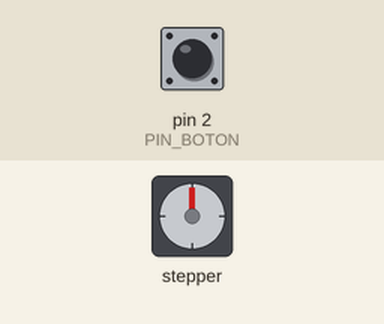
A sketch run on a simulated Arduino Uno, built with avr-gcc and run on an emulated ATmega328P. Shown: stepper motor. Wiring (inferred from the names in the program): stepper motor driver (200 steps per turn assumed): step pin 5; direction pin 4. The inputs (shaded band) are chosen by the test bench; at power-on: pin 2 (PIN_BOTON) HIGH.

Above: at 1.2 s.
1.3 s: pin 2 (PIN_BOTON) pulled LOW for 0.15 s
At 2.3 s:
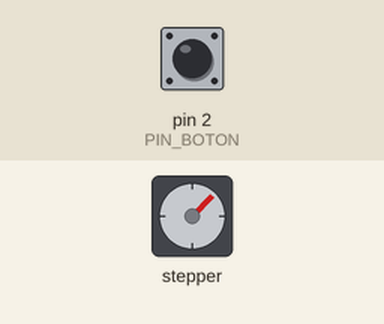
2.9 s: pin 2 (PIN_BOTON) pulled LOW for 1 s
At 3.5 s:
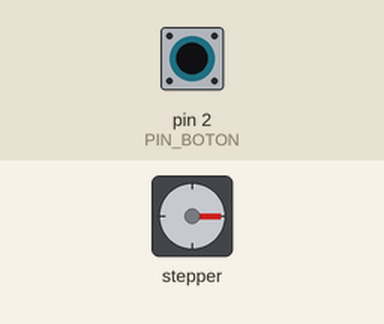
5.4 s: pin 2 (PIN_BOTON) pulled LOW for 0.15 s
At 6.7 s:
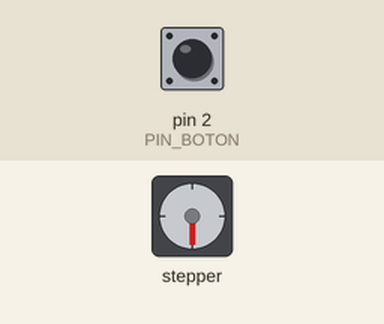
7.1 s: pin 2 (PIN_BOTON) pulled LOW for 3.2 s
At 8.1 s:
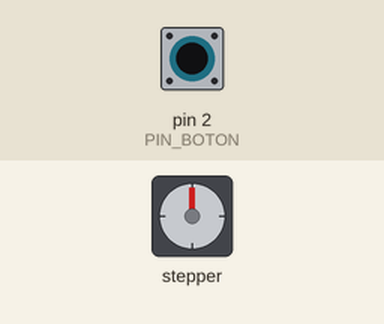
Timing chart, 0 to 10.1 s (numbered marks = the images above; inputs shaded):
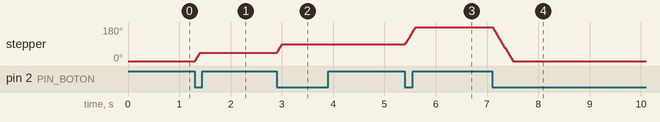

Measured:
- after the input at 1.3 s, stepper: turns 45° clockwise in 0.10 s, starting at once
- after the input at 2.9 s, stepper: turns 45° clockwise in 0.10 s, starting at once
- after the input at 5.4 s, stepper: turns 90° clockwise in 0.20 s, starting at once
- after the input at 7.1 s, stepper: turns 180° counter-clockwise in 0.40 s, starting at once

The sketch:

Practica2.ino
```cpp
const int PIN_STEP = 5, PIN_DIR = 4, PIN_BOTON = 2;

int posicionActual = 0;  // Posición actual en pasos
int anguloActual = 0;    // 0 = 0°, 1 = 45°, 2 = 90°, 3 = 180°
bool ultimoBoton = HIGH;

void setup() {
  pinMode(PIN_STEP, OUTPUT);
  pinMode(PIN_DIR, OUTPUT);
  pinMode(PIN_BOTON, INPUT_PULLUP);
}

void loop() {
  bool boton = digitalRead(PIN_BOTON);

  // Al presionar el botón
  if (boton == LOW && ultimoBoton == HIGH) {

    // 1. Cambiar al siguiente ángulo
    anguloActual = anguloActual + 1;
    if (anguloActual > 3) anguloActual = 0; // Si pasa de 180°, vuelve a 0°

    // 2. Definir los pasos objetivo
    int posicionObjetivo = 0;
    if (anguloActual == 1) posicionObjetivo = 25;   // 45°
    if (anguloActual == 2) posicionObjetivo = 50;   // 90°
    if (anguloActual == 3) posicionObjetivo = 100;  // 180°

    // 3. Definir dirección de giro
    if (posicionObjetivo > posicionActual) {
      digitalWrite(PIN_DIR, HIGH); // Avanzar
    } else {
      digitalWrite(PIN_DIR, LOW);  // Regresar a 0°
    }

    // 4. Calcular cuántos pasos dar
    int pasos = posicionObjetivo - posicionActual;
    if (pasos < 0) pasos = -pasos; // Convertir a positivo para el for

    // 5. Mover el motor
    for (int i = 0; i < pasos; i++) {
      digitalWrite(PIN_STEP, HIGH);
      delayMicroseconds(2000);
      digitalWrite(PIN_STEP, LOW);
      delayMicroseconds(2000);
    }

    // 6. Guardar la nueva posición
    posicionActual = posicionObjetivo;
    delay(200); // Evitar falsos toques del botón
  }

  ultimoBoton = boton;
}
```
